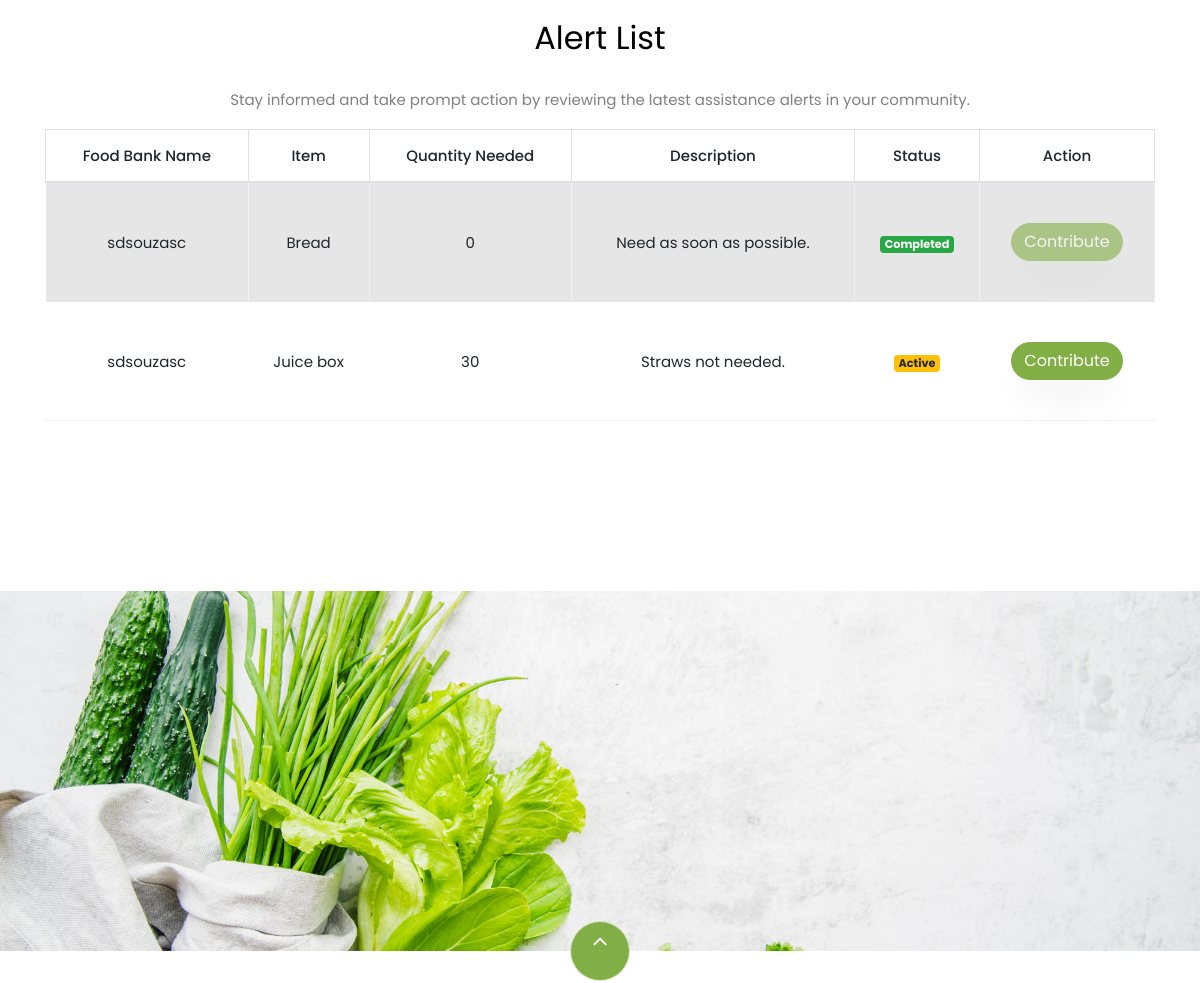
The page /alerts/alerts/ (middle part) on the database as committed earlier.
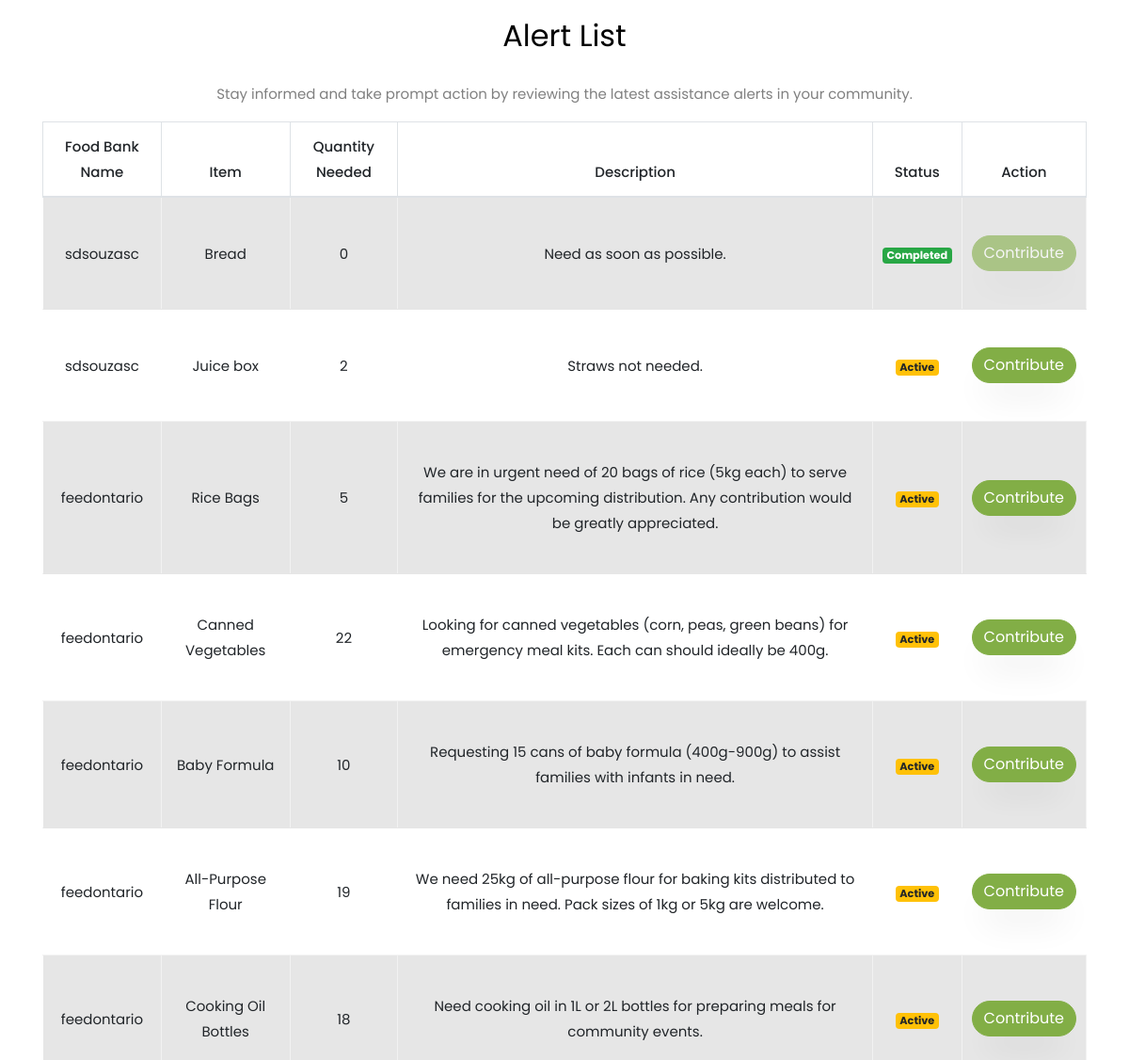
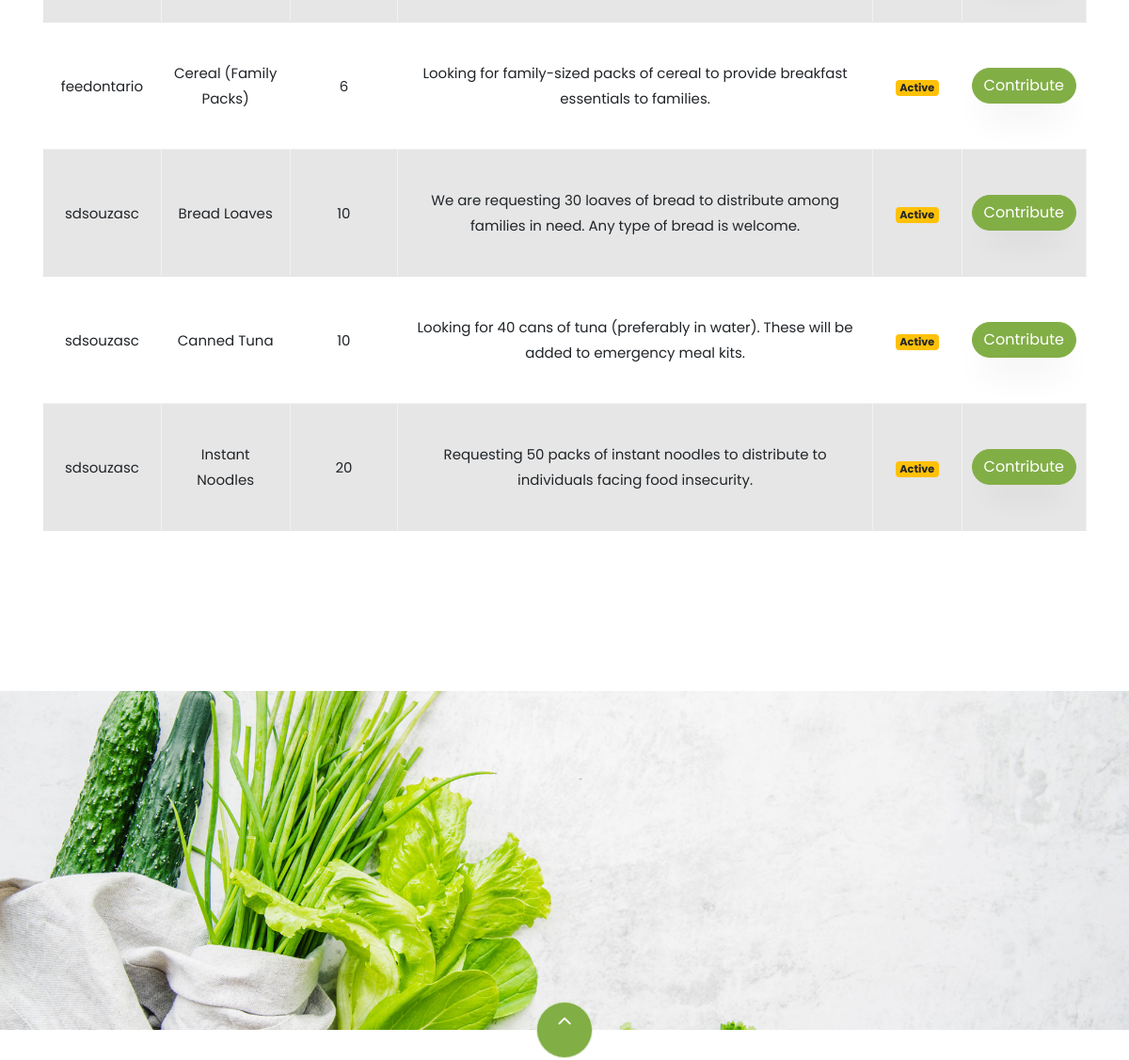
The same page on the database as committed later (2 pictures, top to bottom).
### alerts/models.py (models this page shows, shortened)
class Alert(models.Model):
    item_name = models.CharField(max_length=100)
    original_quantity = models.PositiveIntegerField(default=0)
    quantity_needed = models.PositiveIntegerField()
    urgency_level = models.CharField(
        max_length=20,
        choices=[('low', 'Low'), ('medium', 'Medium'), ('high', 'High')],
        default='medium'
    )
    created_by = models.ForeignKey(
        User,
        on_delete=models.SET_NULL,
        null=True,
        related_name="created_alerts"
    )
    date_created = models.DateTimeField(auto_now_add=True)
    description = models.TextField(blank=True, null=True)
    is_active = models.BooleanField(default=True)
    last_updated = models.DateTimeField(auto_now=True)

### alerts/views.py (the view)
# urls.py: path('alerts/', views.alert_list, name='alert_list'),
def alert_list(request):
    if hasattr(request.user, 'foodbank'):
        alerts = Alert.objects.filter(created_by=request.user)
    else:
        alerts = Alert.objects.all()
    for alert in alerts:
        alert.hide_donate_button = alert.quantity_needed == 0
        if alert.quantity_needed == 0:
            alert.response_status = "completed"
        else:
            alert.response_status = "active"
    return render(request, 'webpages/alert_list.html', {'alerts': alerts})

### templates/webpages/alert_list.html (shortened to what this page needs)
{% extends 'webpages/base.html' %}
{% load static %}
{% block content %}
<section class="ftco-section testimony-section">
    <div class="container">
        <div class="row mb-5 pb-3">
            <div class="col-md-12">
                <h2 class="mb-4 text-center">Alert List</h2>
                <p class="text-center">Stay informed and take prompt action by reviewing the latest assistance alerts in your community.</p>
                <table class="table table-bordered table-striped">
                    <thead>
                        <tr>
                            <th>Food Bank Name</th>
                            <th>Item</th>
                            <th>Quantity Needed</th>
                            <th>Description</th>
                            <th>Status</th>
                            <th>Action</th>
                        </tr>
                    </thead>
                    <tbody>
                        {% for alert in alerts %}
                        <tr>
                            <td>{{ alert.created_by.username }}</td>
                            <td>{{ alert.item_name }}</td>
                            <td>{{ alert.quantity_needed }}</td>
                            <td>{{ alert.description }}</td>
                            <td>
                                <span class="badge
                                        {% if alert.response_status == 'active' %} badge-warning
                                        {% elif alert.response_status == 'completed' %} badge-success
                                        {% endif %}">
                                        {{ alert.response_status|capfirst }}
                                </span>
                            </td>
                            <td>
                                 {% if request.user.foodbank %}
                                     <a href="{% url 'update_alert' alert.id %}"
                                        class="btn btn-primary
                                        {% if alert.quantity_needed == 0 %} disabled {% endif %}"
                                     >
                                         Update
                                     </a>
                                     <a href="{% url 'delete_alert' alert.id %}"
                                        class="btn btn-danger {% if alert.quantity_needed == 0 %} disabled {% endif %}"
                                        onclick="return confirm('Are you sure you want to delete Alert?');"
                                     >
                                         Delete
                                     </a>
                                 {% else %}
                                     <a href="{% url 'respond_to_donation' alert.id %}"
                                        class="btn btn-primary
                                        {% if alert.quantity_needed == 0 %} disabled {% endif %}"
                                     >
                                         Contribute
                                     </a>
                                {% endif %}
                            </td>
                        </tr>
                        {% empty %}
                        <tr>
                            <td colspan="7" class="text-center">No alerts available.</td>
                        </tr>
                        {% endfor %}
                    </tbody>
                </table>
            </div>
        </div>
    </div>
</section>
{% endblock %}

### templates/webpages/base.html (shortened to what this page needs)
{% load static %}
<!DOCTYPE html>
<html lang="en">
  <head>
    <link href="https://cdn.jsdelivr.net/npm/bootstrap@5.2.3/dist/css/bootstrap.min.css" rel="stylesheet">
      <link rel="stylesheet" href="{% static 'css/animate.css' %}">
    <link rel="stylesheet" href="{% static 'css/owl.carousel.min.css' %}">
    <link rel="stylesheet" href="{% static 'css/owl.theme.default.min.css' %}">
    <link rel="stylesheet" href="{% static 'css/magnific-popup.css' %}">
    <link rel="stylesheet" href="{% static 'css/aos.css' %}">
    <link rel="stylesheet" href="{% static 'css/ionicons.min.css' %}">
    <link rel="stylesheet" href="{% static 'css/bootstrap-datepicker.css' %}">
    <link rel="stylesheet" href="{% static 'css/jquery.timepicker.css' %}">
    <link rel="stylesheet" href="{% static 'css/flaticon.css' %}">
    <link rel="stylesheet" href="{% static 'css/icomoon.css' %}">
    <link rel="stylesheet" href="{% static 'css/style.css' %}">
      <link href="https://cdnjs.cloudflare.com/ajax/libs/font-awesome/5.15.4/css/all.min.css" rel="stylesheet">
  </head>
  <body class="goto-here">
        {% block content %}
        {% endblock %}
    <section class="ftco-section img" style="background-image: url('{% static "images/bg_3.jpg" %}');">
    	<div class="container">
            <div class="row justify-content-end">
            </div>
    	</div>
    </section>
    <footer class="ftco-footer ftco-section">
      <div class="container">
      	<div class="row">
      		<div class="mouse">
                <a href="#" class="mouse-icon">
                    <div class="mouse-wheel"><span class="ion-ios-arrow-up"></span></div>
                </a>
            </div>
      	</div>
      </div>
    </footer>
  </body>
</html>

Rows that differ between the two databases and show on the page:
changed Alert "Juice box": quantity_needed "30" → "2"
added Alert: created_by.username "feedontario", item_name "Rice Bags", quantity_needed "5", description "We are in urgent need of 20 bags of rice (5kg each) to serve families for the upcoming distribution. Any contribution would be greatly appreciated.", response_status "Active"
added Alert: created_by.username "feedontario", item_name "Canned Vegetables", quantity_needed "22", description "Looking for canned vegetables (corn, peas, green beans) for emergency meal kits. Each can should ideally be 400g.", response_status "Active"
added Alert: created_by.username "feedontario", item_name "Baby Formula", quantity_needed "10", description "Requesting 15 cans of baby formula (400g-900g) to assist families with infants in need.", response_status "Active"
added Alert: created_by.username "feedontario", item_name "All-Purpose Flour", quantity_needed "19", description "We need 25kg of all-purpose flour for baking kits distributed to families in need. Pack sizes of 1kg or 5kg are welcome.", response_status "Active"
added Alert: created_by.username "feedontario", item_name "Cooking Oil Bottles", quantity_needed "18", description "Need cooking oil in 1L or 2L bottles for preparing meals for community events.", response_status "Active"
added Alert: created_by.username "feedontario", item_name "Cereal (Family Packs)", quantity_needed "6", description "Looking for family-sized packs of cereal to provide breakfast essentials to families.", response_status "Active"
added Alert: created_by.username "sdsouzasc", item_name "Bread Loaves", quantity_needed "10", description "We are requesting 30 loaves of bread to distribute among families in need. Any type of bread is welcome.", response_status "Active"
added Alert: created_by.username "sdsouzasc", item_name "Canned Tuna", quantity_needed "10", description "Looking for 40 cans of tuna (preferably in water). These will be added to emergency meal kits.", response_status "Active"
added Alert: created_by.username "sdsouzasc", item_name "Instant Noodles", quantity_needed "20", description "Requesting 50 packs of instant noodles to distribute to individuals facing food insecurity.", response_status "Active"
